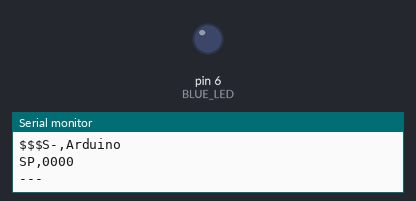
Simulated run of this sketch. Board: Arduino Uno, built with avr-gcc and run on an emulated ATmega328P. On the bench: output pins drawn as LEDs (lit = HIGH), the last lines printed to the serial monitor. Dashed ring = blinking. Pins used as bus, display or sensor lines are not drawn.

Above: at 3.2 s.
At 4.85 s:
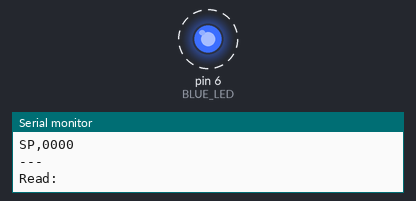
Timing chart, 0 to 5.2 s (numbered marks = the images above):
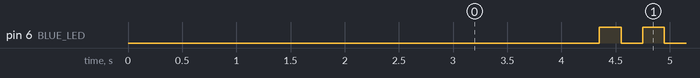

Measured:
- by itself, pin 6 (BLUE_LED): LOW → HIGH at 4.4 s, → LOW 0.20 s later, → HIGH 0.20 s later, → LOW 0.20 s later, … (6 changes in this stretch)

The sketch:

ConfigBluetooth.ino
```cpp
// Pinout
// 0, 1 => Serial RX, TX
//    3 => Bluetooth PIO2
//    5 => Bluetooth RESET
//    6 => Blue LED
static const int BT_PIO2 = 3;
static const int BT_RESET = 5;
static const int BLUE_LED = 6;

void BlinkLed(int Pin, unsigned int Times, unsigned int Delay = 200) {
  for (int i = 0; i < Times; ++i) {
    digitalWrite(Pin, HIGH);
    delay(Delay);
    digitalWrite(Pin, LOW);
    delay(Delay);
  }
}

void SetupPinout() {
  pinMode(BT_PIO2, INPUT);
  pinMode(BT_RESET, OUTPUT);
  pinMode(BLUE_LED, OUTPUT);
}

void SetupBluetooth() {
  Serial.begin(115200);
  digitalWrite(BT_RESET, LOW);
  delay(50);
  digitalWrite(BT_RESET, HIGH);
  delay(2000);
  Serial.flush();
}

void setup() {
  SetupPinout();
  SetupBluetooth();
}

void ConfigBluetooth() {
  char output[100];
  memset(output, '\0', sizeof(output));

  // Send "$$$" to enter config mode
  // Send "S-,<name>\n" to configure friendly name
  // Send "SP,<pass>\n" to configure passcode
  // Send "---\n" to end session
  // NOTE: settings don't take effect until reboot
  Serial.write("$$$");
  delay(100);
  Serial.println("S-,Arduino");
  delay(100);
  Serial.println("SP,0000");
  delay(100);
  Serial.println("---");
  delay(1000);
  Serial.readBytes(output, 100);

  // Output what we received
  Serial.write("Read: ");
  Serial.println(output);
}

void loop() {
  ConfigBluetooth();
  BlinkLed(BLUE_LED, 3);
  while (true) {
    delay(1000);
  }
}
```
